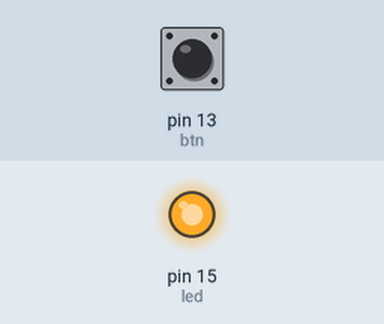
Bench run of a program on a simulated MicroPython board. Parts: output pins drawn as LEDs (lit = HIGH). The test bench sets the inputs (shaded band); at power-on: pin 13 (btn) LOW.

Above: at 1.2 s.
1.3 s: pin 13 (btn) pulled HIGH for 0.15 s
At 1.38 s:
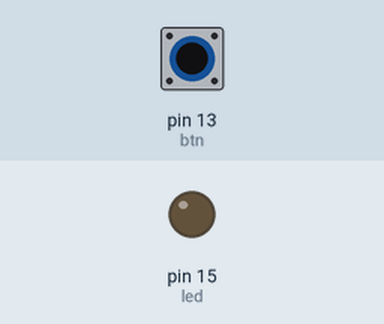
2.9 s: pin 13 (btn) pulled HIGH for 3.2 s
At 6.6 s:
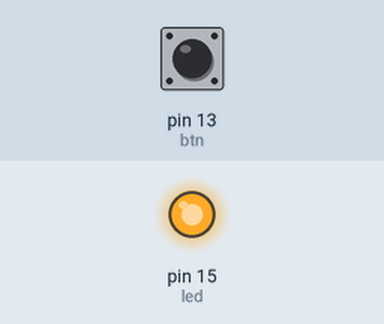
Timing chart, 0 to 8.1 s (numbered marks = the images above; inputs shaded):
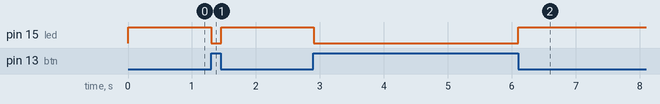

The program:

LED_BTN_on-off.py
```python
## IMPORT Modules et Fonctions
from machine import Pin
import time

## DEFINITION des Objets
led=Pin(15, Pin.OUT) # Entrée LED Pin 15
btn=Pin(13, Pin.IN) # Sortie Boutton Pin 13

## MISE EN PLACE Variables
#btn_on=0 # Lire la valeur du bouton

#off=led.value(0) # LED off
#on=led.value(1) # LED on

## CREATION Fonctions
def push() :
    if btn.value()==1 : # Verifie si valeur bouton=1
        led.value(0) # LED off
        #led.toggle() # Change etat LED
    else :
        led.value(1)

## PROGRAMME
while True :
    push()
    time.sleep(0.01)
```

Measured:
- after the input at 1.3 s, pin 15 (led): HIGH → LOW at once, → HIGH 0.15 s later
- after the input at 2.9 s, pin 15 (led): HIGH → LOW at once, → HIGH 3.2 s later
